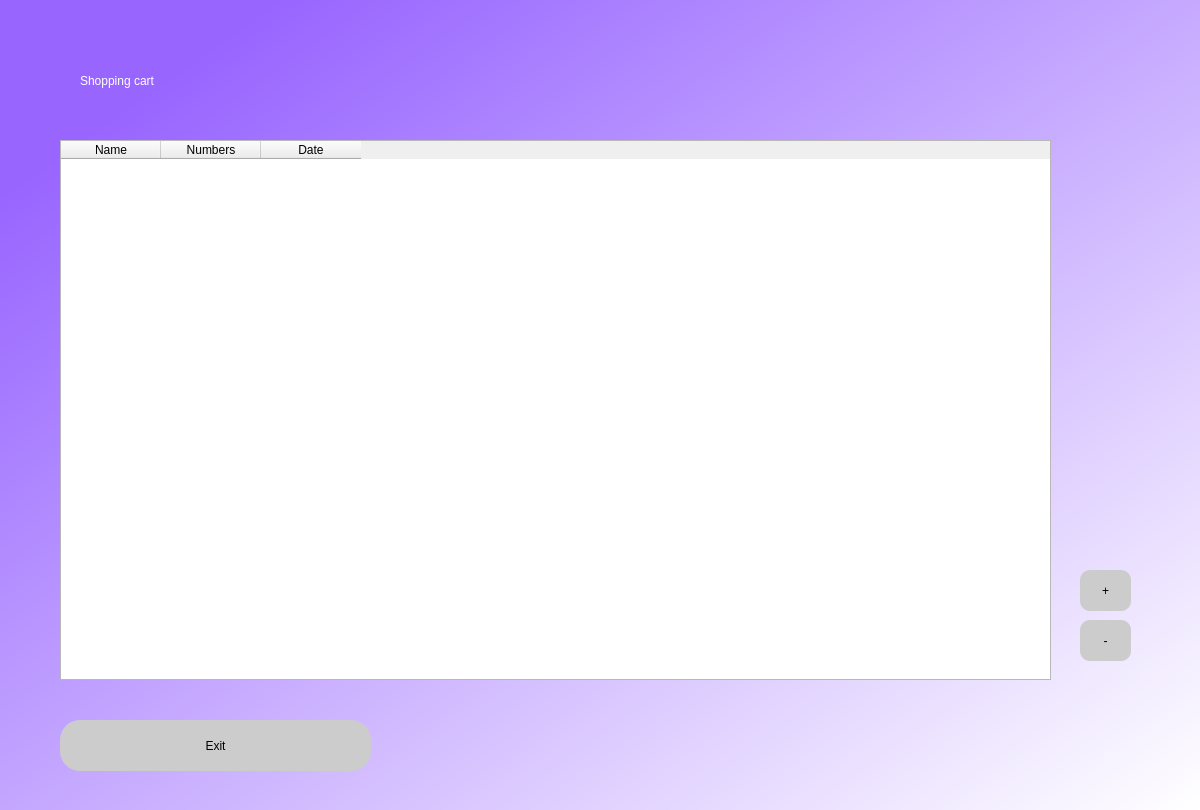
<?xml version="1.0" encoding="UTF-8"?>
<ui version="4.0">
 <class>Dialog</class>
 <widget class="QDialog" name="Dialog">
  <property name="geometry">
   <rect>
    <x>0</x>
    <y>0</y>
    <width>1200</width>
    <height>810</height>
   </rect>
  </property>
  <property name="windowTitle">
   <string>Dialog</string>
  </property>
  <widget class="QWidget" name="bgwidget" native="true">
   <property name="geometry">
    <rect>
     <x>0</x>
     <y>0</y>
     <width>1200</width>
     <height>811</height>
    </rect>
   </property>
   <property name="styleSheet">
    <string notr="true">QWidget#bgwidget{
background-color:qlineargradient(spread:pad, x1:0.093, y1:0.141636, x2:0.995, y2:1, stop:0 rgba(152, 101, 255, 255), stop:1 rgba(255, 255, 255, 255));}</string>
   </property>
   <widget class="QLabel" name="label">
    <property name="geometry">
     <rect>
      <x>80</x>
      <y>30</y>
      <width>381</width>
      <height>101</height>
     </rect>
    </property>
    <property name="styleSheet">
     <string notr="true">font: 36pt &quot;MS Shell Dlg 2&quot;; color:rgb(255, 255, 255)</string>
    </property>
    <property name="text">
     <string>Shopping cart</string>
    </property>
   </widget>
   <widget class="QPushButton" name="ContinueFill">
    <property name="geometry">
     <rect>
      <x>60</x>
      <y>720</y>
      <width>311</width>
      <height>51</height>
     </rect>
    </property>
    <property name="styleSheet">
     <string notr="true">border-radius:20px;
background-color: rgb(204, 204, 204);
font: 14pt &quot;MS Shell Dlg 2&quot;;

</string>
    </property>
    <property name="text">
     <string>Exit</string>
    </property>
   </widget>
   <widget class="QLabel" name="error">
    <property name="geometry">
     <rect>
      <x>900</x>
      <y>90</y>
      <width>271</width>
      <height>21</height>
     </rect>
    </property>
    <property name="styleSheet">
     <string notr="true">font: 12pt &quot;MS Shell Dlg 2&quot;; color:red;</string>
    </property>
    <property name="text">
     <string/>
    </property>
   </widget>
   <widget class="QTableWidget" name="tableWidget">
    <property name="geometry">
     <rect>
      <x>60</x>
      <y>140</y>
      <width>991</width>
      <height>540</height>
     </rect>
    </property>
    <column>
     <property name="text">
      <string>Name</string>
     </property>
    </column>
    <column>
     <property name="text">
      <string>Numbers</string>
     </property>
    </column>
    <column>
     <property name="text">
      <string>Date</string>
     </property>
    </column>
   </widget>
   <widget class="QPushButton" name="pushButton">
    <property name="geometry">
     <rect>
      <x>1080</x>
      <y>570</y>
      <width>51</width>
      <height>41</height>
     </rect>
    </property>
    <property name="styleSheet">
     <string notr="true">background-color: rgb(204, 204, 204);
font: 14pt &quot;MS Shell Dlg 2&quot;;
border-radius:10px;</string>
    </property>
    <property name="text">
     <string>+</string>
    </property>
   </widget>
   <widget class="QPushButton" name="pushButton_2">
    <property name="geometry">
     <rect>
      <x>1080</x>
      <y>620</y>
      <width>51</width>
      <height>41</height>
     </rect>
    </property>
    <property name="styleSheet">
     <string notr="true">background-color: rgb(204, 204, 204);
font: 20pt &quot;MS Shell Dlg 2&quot;;
border-radius:10px;</string>
    </property>
    <property name="text">
     <string>-</string>
    </property>
   </widget>
  </widget>
 </widget>
 <resources/>
 <connections/>
</ui>
